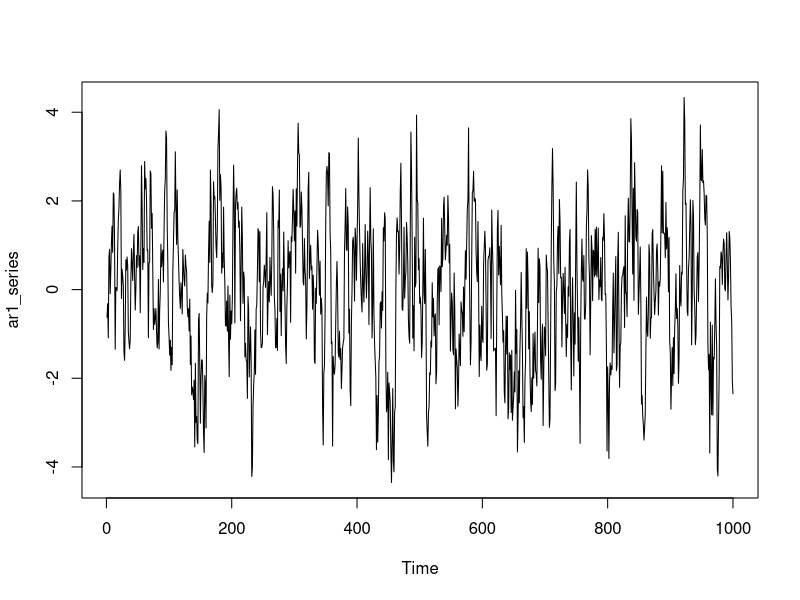
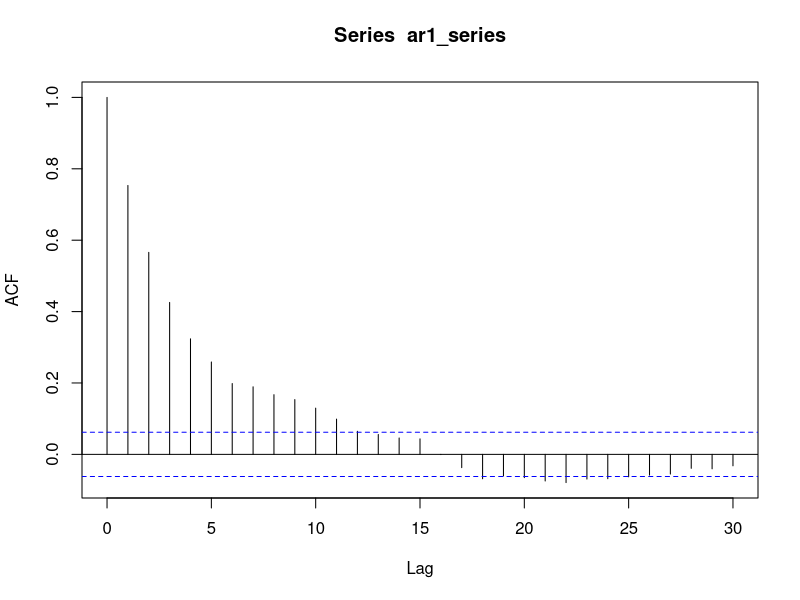
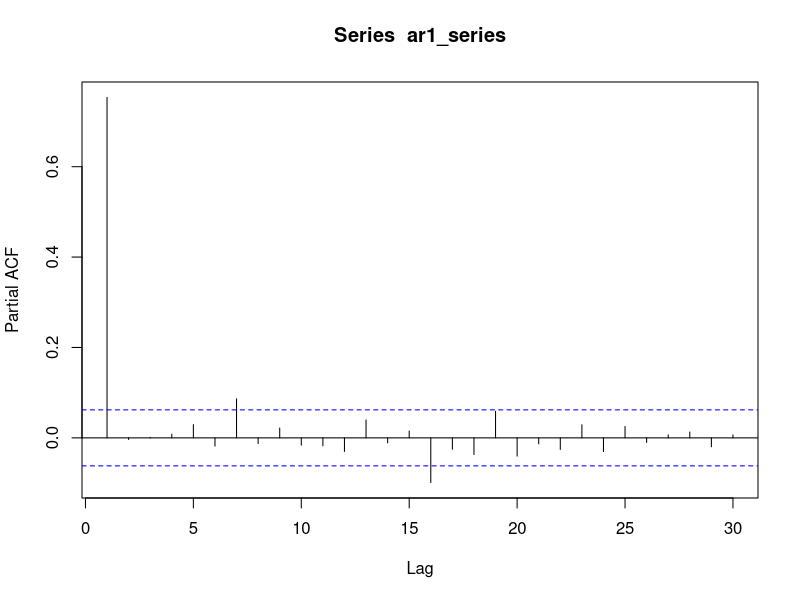

The R script that drew these images, in order:
# Define the simulation function for AR(1) model
ar1_sim <- function(n, phi, sigma) {
  # Set initial value
  x <- rnorm(1)
  # Simulate AR(1) model
  for (i in 2:n) {
    x[i] <- phi * x[i - 1] + rnorm(1, mean = 0, sd = sigma)
  }
  # Return simulated time series
  return(x)
}

# Example usage
set.seed(1)
n <- 1e3
phi <- 0.8
sigma <- 1
ar1_series <- ar1_sim(n, phi, sigma)
ts.plot(ar1_series)

acf(ar1_series)
acf(ar1_series,plot=FALSE)[0:10]
pacf(ar1_series)
pacf(ar1_series,plot=FALSE)[0:5]
